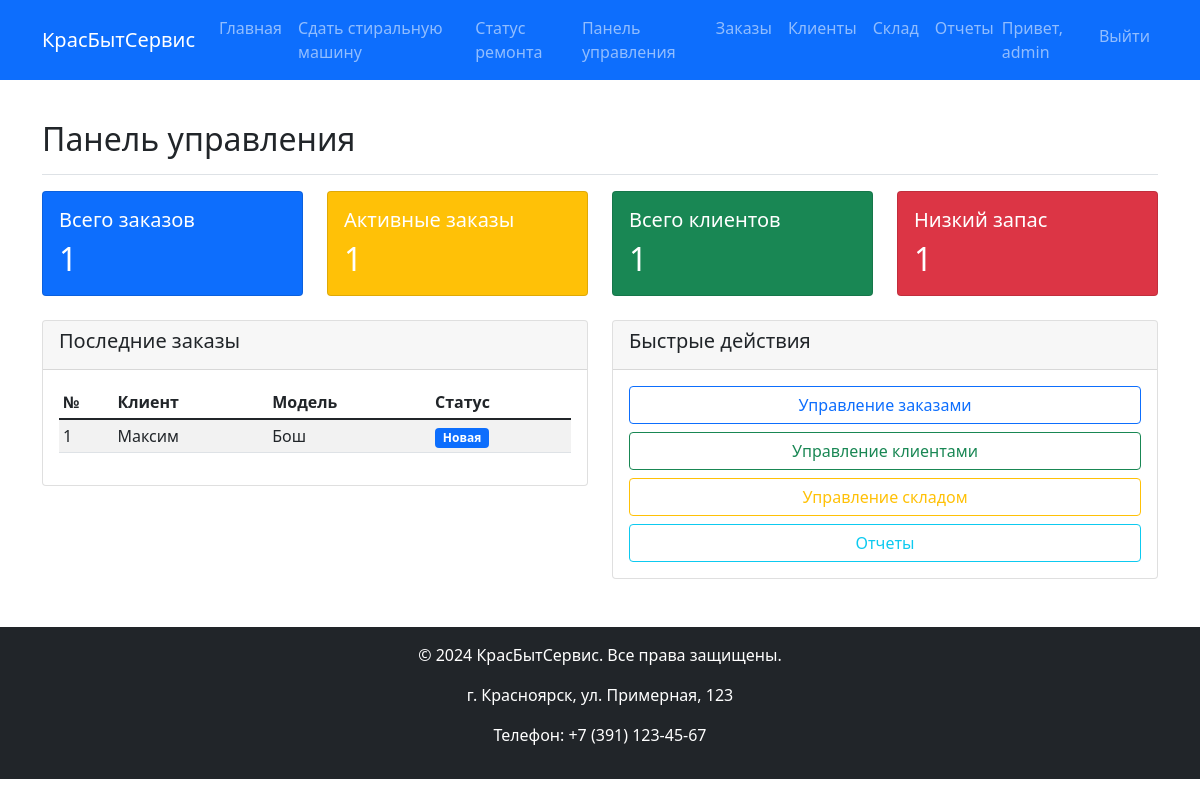
The page /dashboard (signed in) on the database its author committed.
### models.py (models this page shows)
class User(UserMixin, db.Model):
    id = db.Column(db.Integer, primary_key=True)
    username = db.Column(db.String(80), unique=True, nullable=False)
    password_hash = db.Column(db.String(120), nullable=False)
    role = db.Column(db.String(20), nullable=False)  # admin, manager, master

class Order(db.Model):
    id = db.Column(db.Integer, primary_key=True)
    client_id = db.Column(db.Integer, db.ForeignKey('client.id'), nullable=False)
    washing_machine_model = db.Column(db.String(100), nullable=False)
    condition = db.Column(db.Text)
    description = db.Column(db.Text)
    purchase_price = db.Column(db.Float)
    repair_costs = db.Column(db.Float)
    sale_price = db.Column(db.Float)
    status_id = db.Column(db.Integer, db.ForeignKey('order_status.id'), nullable=False)
    created_at = db.Column(db.DateTime, default=datetime.now)
    completed_at = db.Column(db.DateTime)
    status = db.relationship('OrderStatus', backref='orders')

class Client(db.Model):
    id = db.Column(db.Integer, primary_key=True)
    name = db.Column(db.String(100), nullable=False)
    phone = db.Column(db.String(20), nullable=False)
    email = db.Column(db.String(100))
    address = db.Column(db.Text)
    created_at = db.Column(db.DateTime, default=datetime.now)
    orders = db.relationship('Order', backref='client', lazy=True)

class OrderStatus(db.Model):
    id = db.Column(db.Integer, primary_key=True)
    name = db.Column(db.String(50), nullable=False)
    description = db.Column(db.Text)

### app.py (the view)
@app.route('/dashboard')
@login_required
def dashboard():
    total_orders = Order.query.count()
    active_orders = Order.query.filter(Order.status_id != 4).count()  # 4 - Выполнена
    total_clients = Client.query.count()
    low_stock_parts = SparePart.query.filter(SparePart.quantity <= SparePart.min_stock).count()
    recent_orders = Order.query.order_by(Order.created_at.desc()).limit(5).all()
    return render_template('dashboard.html',
                           total_orders=total_orders,
                           active_orders=active_orders,
                           total_clients=total_clients,
                           low_stock_parts=low_stock_parts,
                           recent_orders=recent_orders)

### app.py (called while the page is built)
@login_manager.user_loader
def load_user(user_id):
    return User.query.get(int(user_id))

@app.context_processor
def utility_processor():
    return {
        'calculate_total_profit': calculate_total_profit,
        'get_status_badge_class': get_status_badge_class
    }

@app.context_processor
def utility_processor():
    return dict(calculate_client_total=calculate_client_total)

### templates/dashboard.html (shortened to what this page needs)
              {% extends "base.html" %}
{% block content %}
<div class="d-flex justify-content-between flex-wrap flex-md-nowrap align-items-center pt-3 pb-2 mb-3 border-bottom">
    <h1 class="h2">Панель управления</h1>
</div>
<div class="row">
    <div class="col-md-3 mb-4">
        <div class="card text-white bg-primary">
            <div class="card-body">
                <h5 class="card-title">Всего заказов</h5>
                <h2 class="card-text">{{ total_orders }}</h2>
            </div>
        </div>
    </div>
    <div class="col-md-3 mb-4">
        <div class="card text-white bg-warning">
            <div class="card-body">
                <h5 class="card-title">Активные заказы</h5>
                <h2 class="card-text">{{ active_orders }}</h2>
            </div>
        </div>
    </div>
    <div class="col-md-3 mb-4">
        <div class="card text-white bg-success">
            <div class="card-body">
                <h5 class="card-title">Всего клиентов</h5>
                <h2 class="card-text">{{ total_clients }}</h2>
            </div>
        </div>
    </div>
    <div class="col-md-3 mb-4">
        <div class="card text-white bg-danger">
            <div class="card-body">
                <h5 class="card-title">Низкий запас</h5>
                <h2 class="card-text">{{ low_stock_parts }}</h2>
            </div>
        </div>
    </div>
</div>
<div class="row">
    <div class="col-md-6">
        <div class="card">
            <div class="card-header">
                <h5 class="card-title">Последние заказы</h5>
            </div>
            <div class="card-body">
                <div class="table-responsive">
                    <table class="table table-striped table-sm">
                        <thead>
                            <tr>
                                <th>№</th>
                                <th>Клиент</th>
                                <th>Модель</th>
                                <th>Статус</th>
                            </tr>
                        </thead>
                        <tbody>
                            {% for order in recent_orders %}
                            <tr>
                                <td>{{ order.id }}</td>
                                <td>{{ order.client.name }}</td>
                                <td>{{ order.washing_machine_model }}</td>
                                <td>
                                    <span class="badge bg-{% if order.status_id == 1 %}primary{% elif order.status_id == 2 %}warning{% elif order.status_id == 3 %}info{% elif order.status_id == 4 %}success{% else %}secondary{% endif %}">
                                        {{ order.status.name }}
                                    </span>
                                </td>
                            </tr>
                            {% endfor %}
                        </tbody>
                    </table>
                </div>
            </div>
        </div>
    </div>
    <div class="col-md-6">
        <div class="card">
            <div class="card-header">
                <h5 class="card-title">Быстрые действия</h5>
            </div>
            <div class="card-body">
                <div class="d-grid gap-2">
                    <a href="{{ url_for('orders') }}" class="btn btn-outline-primary">Управление заказами</a>
                    <a href="{{ url_for('clients') }}" class="btn btn-outline-success">Управление клиентами</a>
                    <a href="{{ url_for('warehouse') }}" class="btn btn-outline-warning">Управление складом</a>
                    <a href="{{ url_for('reports') }}" class="btn btn-outline-info">Отчеты</a>
                </div>
            </div>
        </div>
    </div>
</div>
{% endblock %}

### templates/base.html (shortened to what this page needs)
<!DOCTYPE html>
<html lang="ru">
<head>
    <link href="https://cdn.jsdelivr.net/npm/bootstrap@5.1.3/dist/css/bootstrap.min.css" rel="stylesheet">
    <link rel="stylesheet" href="{{ url_for('static', filename='css/style.css') }}">
</head>
<body>
    <nav class="navbar navbar-expand-lg navbar-dark bg-primary">
        <div class="container">
            <a class="navbar-brand" href="{{ url_for('index') }}">КрасБытСервис</a>
            <div class="collapse navbar-collapse" id="navbarNav">
                <ul class="navbar-nav me-auto">
                    <li class="nav-item">
                        <a class="nav-link" href="{{ url_for('index') }}">Главная</a>
                    </li>
                    <li class="nav-item">
                        <a class="nav-link" href="{{ url_for('buy_request') }}">Сдать стиральную машину</a>
                    </li>
                    <li class="nav-item">
                        <a class="nav-link" href="{{ url_for('repair_status') }}">Статус ремонта</a>
                    </li>
                    {% if current_user.is_authenticated %}
                    <li class="nav-item">
                        <a class="nav-link" href="{{ url_for('dashboard') }}">Панель управления</a>
                    </li>
                    <li class="nav-item">
                        <a class="nav-link" href="{{ url_for('orders') }}">Заказы</a>
                    </li>
                    <li class="nav-item">
                        <a class="nav-link" href="{{ url_for('clients') }}">Клиенты</a>
                    </li>
                    <li class="nav-item">
                        <a class="nav-link" href="{{ url_for('warehouse') }}">Склад</a>
                    </li>
                    <li class="nav-item">
                        <a class="nav-link" href="{{ url_for('reports') }}">Отчеты</a>
                    </li>
                    {% endif %}
                </ul>
                <ul class="navbar-nav">
                    {% if current_user.is_authenticated %}
                    <li class="nav-item">
                        <span class="navbar-text">Привет, {{ current_user.username }}</span>
                    </li>
                    <li class="nav-item">
                        <a class="nav-link" href="{{ url_for('logout') }}">Выйти</a>
                    </li>
                    {% else %}
                    <li class="nav-item">
                        <a class="nav-link" href="{{ url_for('login') }}">Вход</a>
                    </li>
                    {% endif %}
                </ul>
            </div>
        </div>
    </nav>
    <div class="container mt-4">
        {% block content %}{% endblock %}
    </div>
    <footer class="bg-dark text-white text-center py-3 mt-5">
        <div class="container">
            <p>&copy; 2024 КрасБытСервис. Все права защищены.</p>
            <p>г. Красноярск, ул. Примерная, 123</p>
            <p>Телефон: +7 (391) 123-45-67</p>
        </div>
    </footer>
</body>
</html>

### rows shown on the page
User: username "admin"
Order: id "1", client.name "Максим", washing_machine_model "Бош", status.name "Новая"

### other values the page prints
{{ total_orders }} "1"
{{ active_orders }} "1"
{{ total_clients }} "1"
{{ low_stock_parts }} "1"
